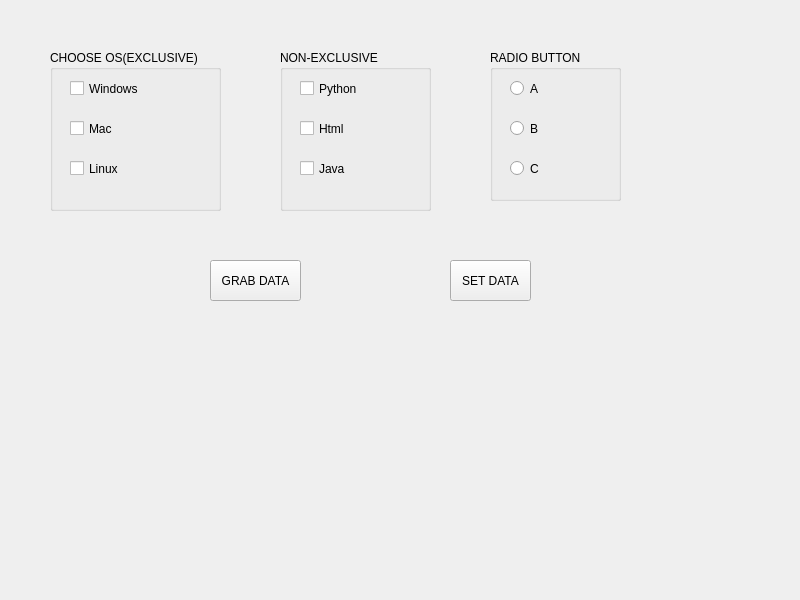
<?xml version="1.0" encoding="UTF-8"?>
<ui version="4.0">
 <class>Widget</class>
 <widget class="QWidget" name="Widget">
  <property name="geometry">
   <rect>
    <x>0</x>
    <y>0</y>
    <width>800</width>
    <height>600</height>
   </rect>
  </property>
  <property name="windowTitle">
   <string>Widget</string>
  </property>
  <widget class="QGroupBox" name="groupBox">
   <property name="geometry">
    <rect>
     <x>50</x>
     <y>50</y>
     <width>171</width>
     <height>161</height>
    </rect>
   </property>
   <property name="title">
    <string>CHOOSE OS(EXCLUSIVE)</string>
   </property>
   <widget class="QCheckBox" name="WindowscheckBox">
    <property name="geometry">
     <rect>
      <x>20</x>
      <y>30</y>
      <width>70</width>
      <height>17</height>
     </rect>
    </property>
    <property name="text">
     <string>Windows</string>
    </property>
   </widget>
   <widget class="QCheckBox" name="MaccheckBox">
    <property name="geometry">
     <rect>
      <x>20</x>
      <y>70</y>
      <width>70</width>
      <height>17</height>
     </rect>
    </property>
    <property name="text">
     <string>Mac</string>
    </property>
   </widget>
   <widget class="QCheckBox" name="LinuxcheckBox">
    <property name="geometry">
     <rect>
      <x>20</x>
      <y>110</y>
      <width>70</width>
      <height>17</height>
     </rect>
    </property>
    <property name="text">
     <string>Linux</string>
    </property>
   </widget>
  </widget>
  <widget class="QGroupBox" name="groupBox_2">
   <property name="geometry">
    <rect>
     <x>280</x>
     <y>50</y>
     <width>151</width>
     <height>161</height>
    </rect>
   </property>
   <property name="title">
    <string>NON-EXCLUSIVE</string>
   </property>
   <widget class="QCheckBox" name="checkBox_1">
    <property name="geometry">
     <rect>
      <x>20</x>
      <y>30</y>
      <width>70</width>
      <height>17</height>
     </rect>
    </property>
    <property name="text">
     <string>Python</string>
    </property>
   </widget>
   <widget class="QCheckBox" name="checkBox_2">
    <property name="geometry">
     <rect>
      <x>20</x>
      <y>70</y>
      <width>70</width>
      <height>17</height>
     </rect>
    </property>
    <property name="text">
     <string>Html</string>
    </property>
   </widget>
   <widget class="QCheckBox" name="checkBox_3">
    <property name="geometry">
     <rect>
      <x>20</x>
      <y>110</y>
      <width>70</width>
      <height>17</height>
     </rect>
    </property>
    <property name="text">
     <string>Java</string>
    </property>
   </widget>
  </widget>
  <widget class="QGroupBox" name="groupBox_3">
   <property name="geometry">
    <rect>
     <x>490</x>
     <y>50</y>
     <width>131</width>
     <height>151</height>
    </rect>
   </property>
   <property name="title">
    <string>RADIO BUTTON</string>
   </property>
   <widget class="QRadioButton" name="radioButton">
    <property name="geometry">
     <rect>
      <x>20</x>
      <y>30</y>
      <width>82</width>
      <height>17</height>
     </rect>
    </property>
    <property name="text">
     <string>A</string>
    </property>
   </widget>
   <widget class="QRadioButton" name="radioButton_2">
    <property name="geometry">
     <rect>
      <x>20</x>
      <y>70</y>
      <width>82</width>
      <height>17</height>
     </rect>
    </property>
    <property name="text">
     <string>B</string>
    </property>
   </widget>
   <widget class="QRadioButton" name="radioButton_3">
    <property name="geometry">
     <rect>
      <x>20</x>
      <y>110</y>
      <width>82</width>
      <height>17</height>
     </rect>
    </property>
    <property name="text">
     <string>C</string>
    </property>
   </widget>
  </widget>
  <widget class="QPushButton" name="pushButton_1">
   <property name="geometry">
    <rect>
     <x>210</x>
     <y>260</y>
     <width>91</width>
     <height>41</height>
    </rect>
   </property>
   <property name="text">
    <string>GRAB DATA</string>
   </property>
  </widget>
  <widget class="QPushButton" name="pushButton_2">
   <property name="geometry">
    <rect>
     <x>450</x>
     <y>260</y>
     <width>81</width>
     <height>41</height>
    </rect>
   </property>
   <property name="text">
    <string>SET DATA</string>
   </property>
  </widget>
 </widget>
 <resources/>
 <connections/>
</ui>
